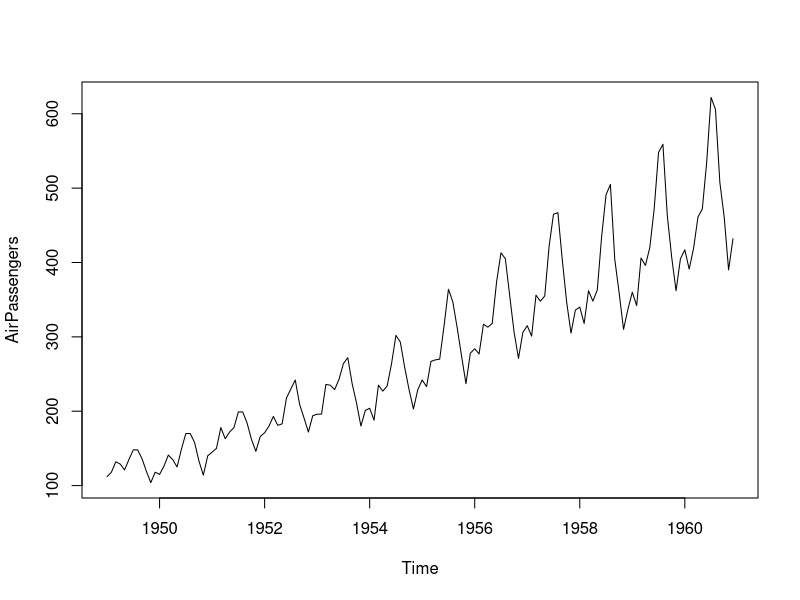
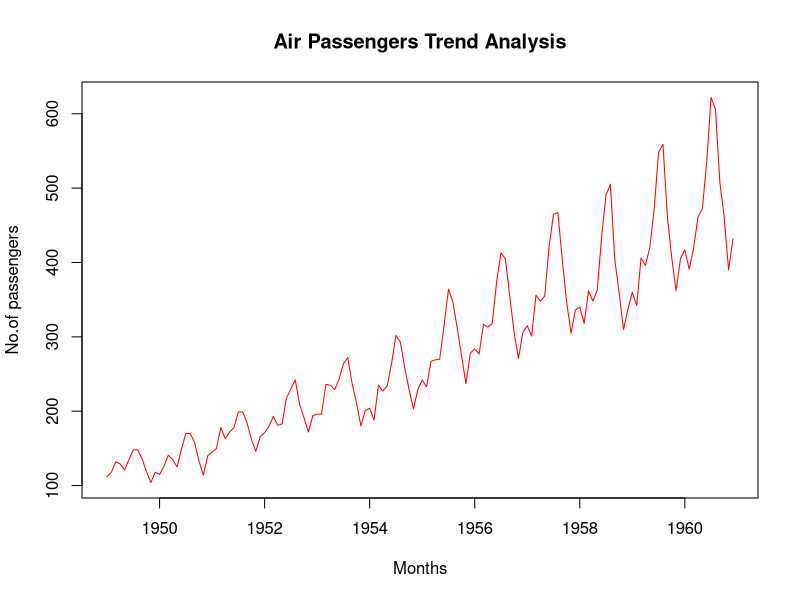
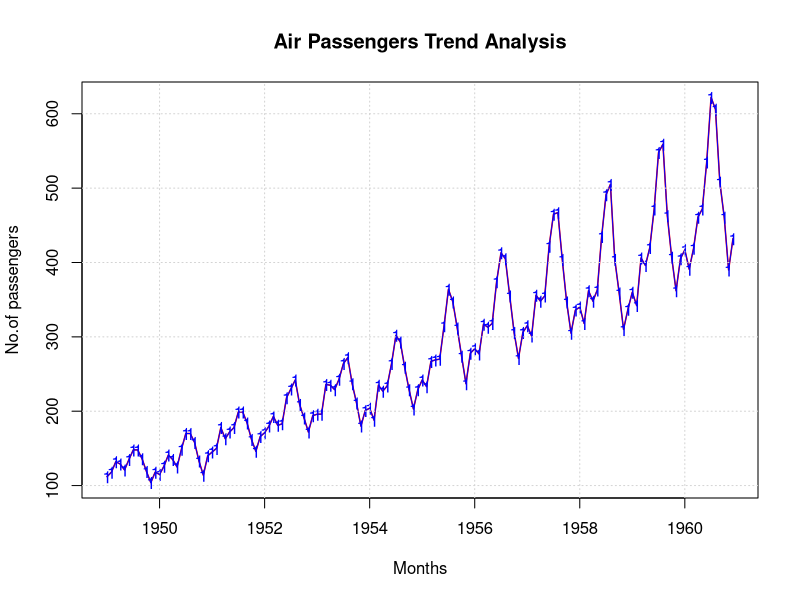
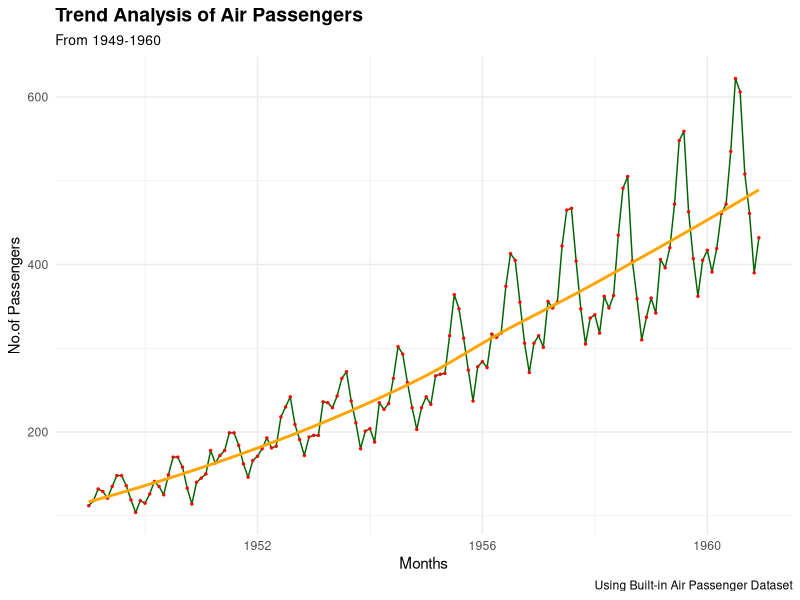

The R source for these figures, in order:
# Load Air Passengers
data(AirPassengers)

#Verify the Dataset
?AirPassengers
class(AirPassengers)
View(AirPassengers)

# Convert the dataset to a dataframe
ap_df<- data.frame(
  year <- time(AirPassengers),
  passengers = as.numeric(AirPassengers)
)
ap_df

# Data Frame with years and months Seperately
ap_df_months <- data.frame(
  year=floor(time(AirPassengers)),
  month= cycle(time(AirPassengers)),
  passengers = as.numeric(AirPassengers)
)
ap_df_months

plot(AirPassengers)

plot(AirPassengers,
     type='l',
     main="Air Passengers Trend Analysis",
     xlab="Months",
     ylab="No.of passengers",
     col="red"
)

plot(AirPassengers,
     type='l',
     lwd=1.5,
     main="Air Passengers Trend Analysis",
     xlab="Months",
     ylab="No.of passengers",
     col="red"
)
points(AirPassengers,
       type='o',
       pch='16',
       col="blue")
grid()
#Using the GGPLOT2 Library
library(ggplot2)
ggplot(ap_df,aes(x=year,y = passengers))+
  geom_line(color="darkgreen",linewidth=0.5)+
  labs(title = "Trend Analysis of Air Passengers",
       subtitle = "From 1949-1960",
       caption="Using Built-in Air Passenger Dataset",
       x='Months',
       y='No.of Passengers')+
  geom_point(color='red',size=0.5)+
  geom_smooth(se = FALSE,color='orange')+
  theme_minimal()+
  theme(
    plot.title = element_text(face='bold',size = 14),
    plot.subtitle = element_text(size = 10)
  )